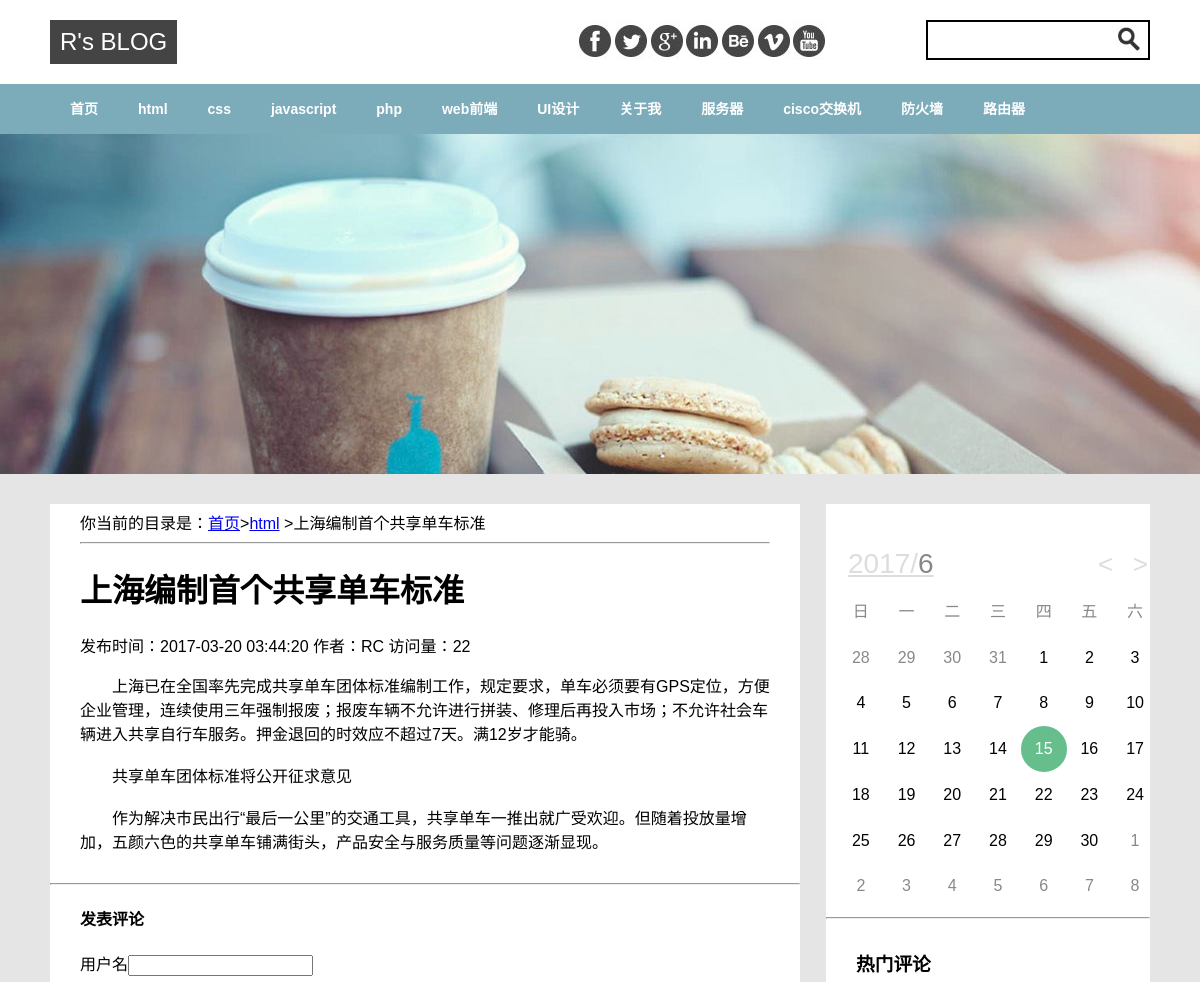
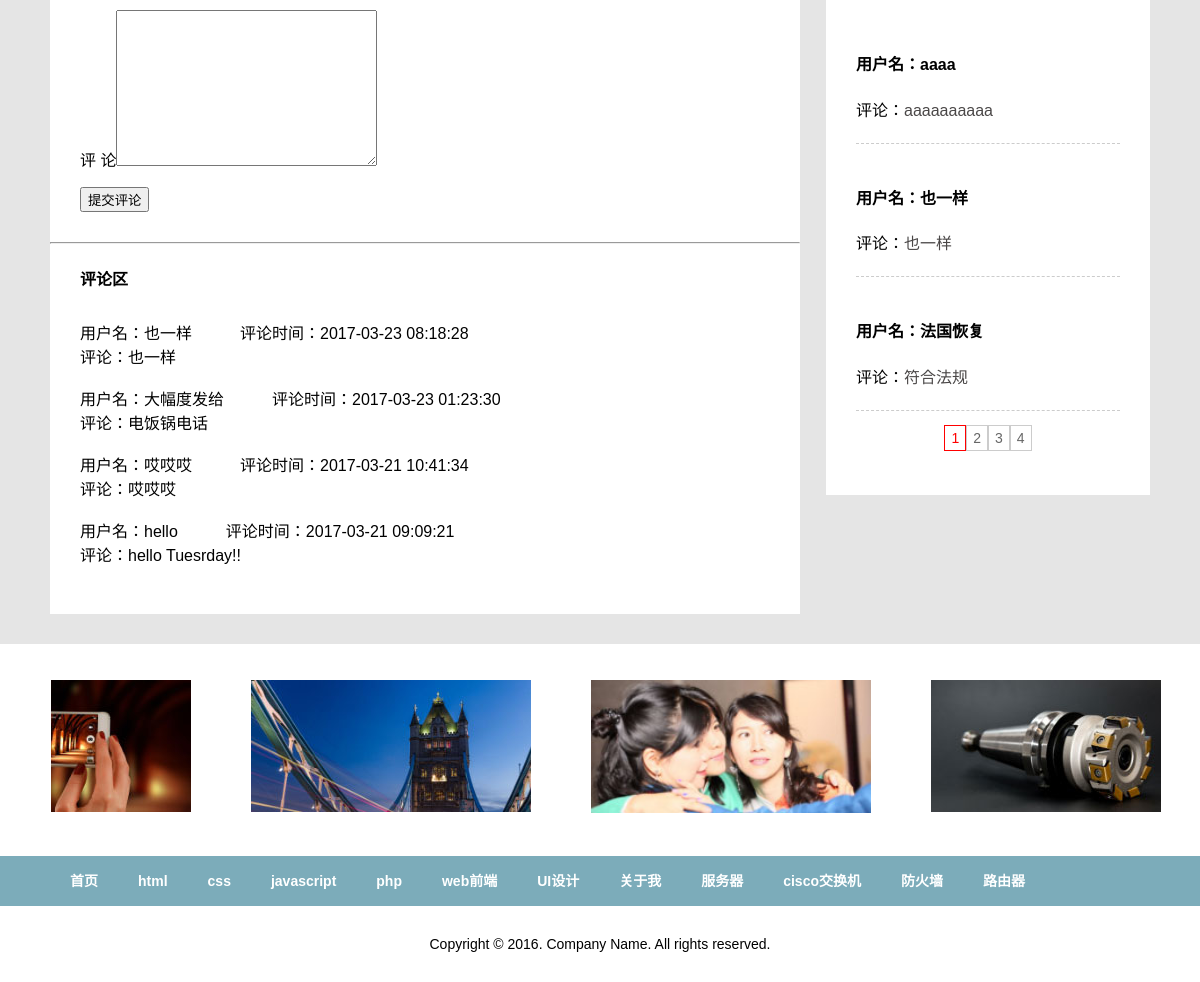
The app's page /content.php?cate_id=1&id=1 with its own data (2 pictures, top to bottom).
### tables this page shows
CREATE TABLE `category` (
  `id` int(11) NOT NULL AUTO_INCREMENT,
  `cate_name` varchar(50) DEFAULT NULL,
  `order_no` tinyint(4) DEFAULT NULL,
  PRIMARY KEY (`id`)
);

CREATE TABLE `article` (
  `id` int(11) NOT NULL AUTO_INCREMENT,
  `title` varchar(100) DEFAULT NULL,
  `cate_id` int(11) DEFAULT NULL,
  `author` varchar(20) DEFAULT NULL,
  `content` text,
  `intime` timestamp NOT NULL DEFAULT CURRENT_TIMESTAMP,
  `view` int(11) DEFAULT '0',
  `img` varchar(50) DEFAULT NULL,
  PRIMARY KEY (`id`)
);

CREATE TABLE `guestbook` (
  `id` int(11) NOT NULL AUTO_INCREMENT,
  `username` varchar(30) DEFAULT NULL,
  `art_id` int(11) DEFAULT NULL,
  `content` text,
  `intime` timestamp NOT NULL DEFAULT CURRENT_TIMESTAMP,
  `flag` tinyint(4) DEFAULT '0',
  PRIMARY KEY (`id`)
);

### content.php (the view, shortened to what this page needs)
<?php
include('./header.php');
?>
    <div id="main">
        <?php
            $id=$_GET['id'];
            $sql="select article.*,category.cate_name from article,category where article.cate_id=category.id and article.id=$id";
            $rs=mysqli_query($conn,$sql);
            $row=mysqli_fetch_assoc($rs);
            mysqli_query($conn,"update article set view=view+1 where id=$id");
        ?>
        <ul>你当前的目录是：<a href="./index.php">首页</a>&gt;<a href="article.php?id=<?php echo $row['cate_id'];?>"><?php echo $row['cate_name'];?></a> &gt;<?php echo $row['title'];?> <hr/>
            <h1><?php echo $row['title'];?></h1>
            <p><?php echo '发布时间：'.$row['intime'].' 作者：'.$row['author']. ' 访问量：'.$row['view'];?></p>
            <p><?php echo nl2br($row['content']);?></p>
        </ul>
        <hr/>
        <ul>
            <h4>发表评论</h4>
            <form action="./admin/guestbook_action.php?act=create" method="post">
                <p>用户名<input type="text" name="username"/></p>
                <p>评  论<textarea cols="30" rows="10" name="content"></textarea></p>
                <p><input type="submit" value="提交评论" onclick="return confirm('留言审核后才能显示')"/></p>
            </form>
        </ul>
        <hr/>
        <ul>
            <h4>评论区</h4>
        </ul>
        <ul>
            <?php
                $sql="select guestbook.*,article.id from guestbook,article where guestbook.art_id=article.id and article.id=$id and flag=1 order by intime desc";
                $rs=mysqli_query($conn,$sql);
                while($row=mysqli_fetch_assoc($rs)){
                    echo '用户名：'.$row['username'];
                    echo '&emsp;&emsp;&emsp;评论时间：'.$row['intime'];
                    echo '<br/>评论：'.$row['content'].'<br/>'.'<br/>';
                }
            ?>
        </ul>
    </div>
<?php
include('./right.php');
include('./footer.php');
?>

### header.php (shortened to what this page needs)
<?php
$conn=@mysqli_connect('localhost','root','root','blog') or die('error');
mysqli_query($conn,"set names utf8");
?>
<!DOCTYPE html>
<html>
<head>
    <link type="text/css" rel="stylesheet" href="skin/index.css"/>
    <link rel="stylesheet" href="skin/calendar.css">
</head>
<body>
<div id="header">
    <h1>R's BLOG</h1>
    <img src="images/icon.jpg" alt=""/>
    <form action="search.php" method="get">
        <input type="text" name="keywords" class="inbox"/>
        <input type="image" src="images/search.jpg" class="inbtn"/>
    </form>
</div>
<div class="menu_bg">
    <div id="menu">
        <a href="./index.php">首页</a>
        <?php
            $sql="select * from category";
            $rs=mysqli_query($conn,$sql);
            while($row=mysqli_fetch_assoc($rs)){
                ?>
         <a href="article.php?id=<?php echo $row['id'];?>"><?php echo $row['cate_name'];?></a>
        <?php
            }
        ?>
    </div>
</div>
<div class="banner">
        <div class="phoenix-feather"> <img src="images/6.jpg" alt="" width="100%"/> </div>
</div>
<div class="content_bg">
    <div id="content">

### right.php (shortened to what this page needs)
<?php
$conn=@mysqli_connect('localhost','root','root','blog') or die('error');
mysqli_query($conn,"set names utf8");
?>
<div id="rightbar">
    <ul class="right4">
    </ul>
    <div id="demo">
        <div id="ca"></div>
    </div>
    <hr/>
    <h3 class="right3">热门评论</h3>
    <ul class="right4">
        <?php
        $pagesize1=3;
        $page1=isset($_GET['page1']) ? $_GET['page1'] : 1;
        $sql="select * from article";
        $rs=mysqli_query($conn,$sql);
        $records1=mysqli_num_rows($rs);
        $pagecount1=ceil($records1/$pagesize1);
        $start1=($page1-1)*$pagesize1;
        $sql3="select guestbook.*,article.id,article.cate_id,article.view from guestbook,article where guestbook.art_id=article.id order by intime desc limit $start1,$pagesize1";
        $rs3=mysqli_query($conn,$sql3);
        while($row=mysqli_fetch_assoc($rs3)){
        ?>
        <li>
            <h4>用户名：<?php echo $row['username'];?></h4>
            评论：<a href="content.php?id=<?php echo $row['art_id'];?>&cate_id=<?php echo $row['cate_id'];?>"><?php echo $row['content'];?></a>
        </li>
        <?php
        }
        echo '<div class="page">';
        for($i=1;$i<=$pagecount1;$i++){
            if($i==$page1){
                echo '<a href="index.php?page1='.$i.'" class="on">'.$i.'</a>';
            }else{
                echo '<a href="index.php?page1='.$i.'">'.$i.'</a>';
            }
        }
        echo '</div>';
        ?>
    </ul>
</div>

### footer.php (shortened to what this page needs)
</div>
</div>
<div class="other_bg">
    <div id="other">
        <div id="box">
            <ul>
                <li><img src="images/pic1.jpg" width="280"></li>
                <li><img src="images/pic4.jpg" width="280"></li>
                <li><img src="images/pic5.jpg" width="280"></li>
                <li><img src="images/pic6.jpg" width="280"></li>
            </ul>
        </div>
    </div>
</div>
<div class="menu_bg">
    <div id="menu">
        <a href="./index.php">首页</a>
        <?php
        $sql="select * from category";
        $rs=mysqli_query($conn,$sql);
        while($row=mysqli_fetch_assoc($rs)){
            ?>
            <a href="article.php?id=<?php echo $row['id'];?>"><?php echo $row['cate_name'];?></a>
            <?php
        }
        ?>
    </div>
</div>
<div id="footer">
    Copyright &copy; 2016. Company Name. All rights reserved.
</div>
</body>
</html>

### skin/index.css (style rules this page uses)
html,body { background:#fff;margin:0;padding:0;font-family:Arial; }
#header,#menu,#content,#other { width:1100px;margin:0 auto; }
#header { overflow:hidden;padding:20px 0; }
#header h1 { margin:0;padding:0; }
#header h1 { float:left;background:#444;color:#fff;font:24px/36px Arial;padding:4px 10px;margin-right:400px; }
#header img { float:left; }
#header form { float:right;position:relative;width:224px; }
#header input { position:absolute; }
#header .inbox { height:36px;font:18px/36px 微软雅黑;padding:0 10px;border:2px solid #000;width:200px; }
#header .inbtn { left:190px;top:6px; }
.menu_bg { background:#7cacba;height:50px; }
#menu a { text-decoration:none;color:#fff;display:block;float:left;padding:0 20px;font:bold 14px/50px Arial; }
.banner img { display:block; }
.content_bg { background:#e5e5e5; }
#content { overflow:hidden;padding:30px 0; }
#main { width:750px;float:left;background:#fff; }
#main ul { list-style:none;margin:6px 30px 30px;padding:0; }
.page { text-align:center;font:14px/14px verdana,arial;margin:20px; }
.page a { border:1px solid #ccc;text-decoration:none;padding:4px 6px;color:#666; }
.page a:hover,.page a.on { border:1px solid #f00;color:#f00; }
#rightbar { width:324px;float:right;background:#fff; }
.right3 { padding-left:30px;margin:30px 0 16px; }
.right4 { list-style:none;margin:0;padding:0 30px 30px; }
.right4 li { overflow:hidden;padding:20px 0;border-bottom:1px dashed #ccc; }
.right4 li a { text-decoration:none;color:#4a4747;font:16px/24px arial; }
.other_bg { background:#fff; }
#other { color:#fff; }
#other ul { list-style:none;margin:0;padding:30px 0;line-height:22px;font-size:14px;overflow:hidden; }
#other li { float:left;width:220px;margin-right:130px; }
#footer { background:#fff;text-align:center;padding:30px 0;font-size:14px; }
#box { width:1110px; border:1px solid #fff; height:210px; position:relative; overflow:hidden; }
#box ul { position:absolute; left:0; top:0; }
#box ul li { width:200px; height:200px; float:left; padding:5px; }

### skin/calendar.css (style rules this page uses)
.calendar { width: 280px; height: 330px; }

### header.php (style rules this page uses)
ul, ol, li { list-style: none; padding: 0; margin: 0; }
#demo { width: 300px; margin: 5px auto; }

### records on screen
category: cate_name "html"
category: cate_name "css"
category: cate_name "javascript"
category: cate_name "php"
category: cate_name "web前端"
category: cate_name "UI设计"
category: cate_name "关于我"
category: cate_name "服务器"
category: cate_name "cisco交换机"
category: cate_name "防火墙"
category: cate_name "路由器"
article: category.cate_name "html", title "上海编制首个共享单车标准", intime "2017-03-20 03:44:20", author "RC", view "22", content "上海已在全国率先完成共享单车团体标准编制工作，规定要求，单车必须要有GPS定位，方便企业管理，连续使用三年强制报废；报废车辆不允许进行拼装、修理后再投入市场；不允许社会车辆进入共享自行车服务。押金退回的时效应不超过7天。满12岁才能骑。 共享单车团体标准将公开征求意见 作为解决市民出行“最后一公里”的交通工具，共享单车一推出就广受欢迎。但随着投放量增加，五颜六色的共享单车铺满街头，产品安全与服务质量等问题逐渐显现。"
guestbook: username "也一样", intime "2017-03-23 08:18:28", content "也一样"
guestbook: username "大幅度发给", intime "2017-03-23 01:23:30", content "电饭锅电话"
guestbook: username "哎哎哎", intime "2017-03-21 10:41:34", content "哎哎哎"
guestbook: username "hello", intime "2017-03-21 09:09:21", content "hello Tuesrday!!"
guestbook: username "aaaa", content "aaaaaaaaaa"
guestbook: username "法国恢复", content "符合法规"
